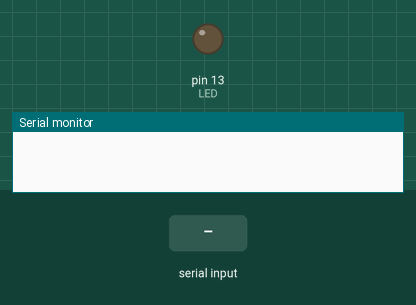
The sketch below on a simulated Arduino Uno, built with avr-gcc and run on an emulated ATmega328P. Shown: output pins drawn as LEDs (lit = HIGH), the last lines printed to the serial monitor. The inputs (shaded band) are chosen by the test bench.

Above: at 1.2 s.
1.3 s: "a" received over Serial
At 2.0 s:
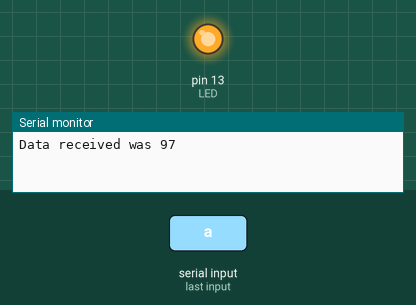
2.8 s: "b" received over Serial
At 3.2 s:
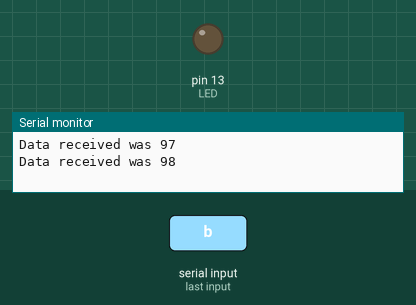
Timing chart, 0 to 5.8 s (numbered marks = the images above; inputs shaded):
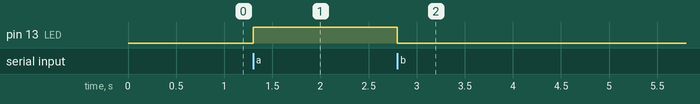

The sketch:

Bluetooth_Arduino.ino
```cpp
int LED = 13;
int data = "";

void setup() {
  pinMode(LED, OUTPUT);
  Serial.begin(9600);
}

void loop() {
  while(Serial.available() > 0)
  {
    data = Serial.read();
    Serial.flush();
  }

  if(data == 'a')
  {
    digitalWrite(LED, HIGH);
    Serial.print("Data received was ");
    Serial.println(data);
    data = '4';
  }
  else if(data == 'b')
  {
    digitalWrite(LED, LOW);
    Serial.print("Data received was ");
    Serial.println(data);
    data = '4';
  }
}
```

Measured:
- after the input at 1.3 s, pin 13 (LED): LOW → HIGH at once
- after the input at 2.8 s, pin 13 (LED): HIGH → LOW at once
